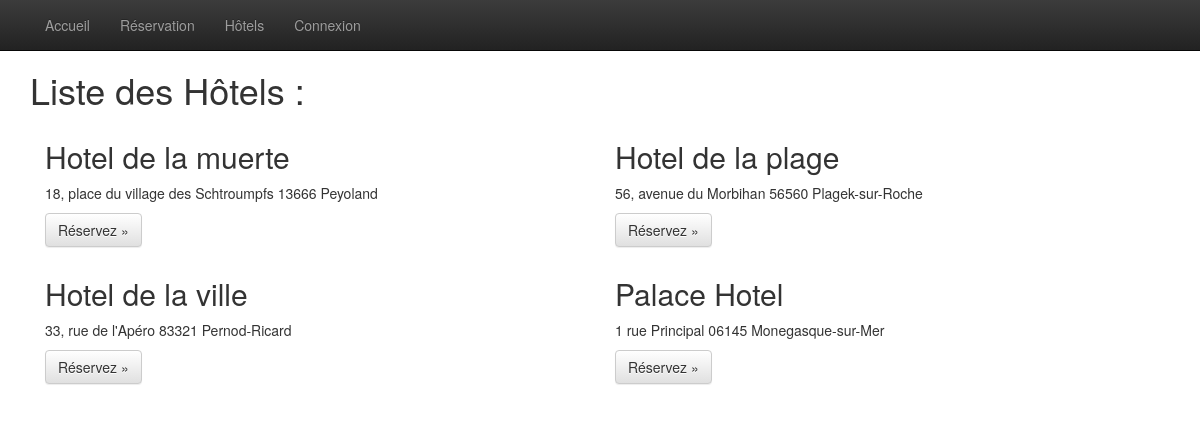
Page /hotels.php on the committed database.
### tables this page shows
CREATE TABLE `hostel` (
	`id` int(11) NOT NULL AUTO_INCREMENT,
	`name` VARCHAR(200) NOT NULL,
	`adresse` TEXT NOT NULL,
	PRIMARY KEY (`id`)
);

### process/processbooking.php (called while the page is built, shortened)
<?php
$booking = new bookit();
$hostels=$booking->getHostel();
?>

### class/bookit.class.php (called while the page is built, shortened)
<?php
class bookit{
	protected $_user ='root';
	protected $_pass ='';
	protected $_dbh;
	protected function _connex(){
		try {
		    $this->_dbh = new PDO('mysql:host=localhost;dbname=booking;charset=UTF8', $this->_user, $this->_pass, array(PDO::ATTR_PERSISTENT => true));
		} catch (PDOException $e) {
		    print "Erreur !: " . $e->getMessage() . "<br/>";
		    die();
		}
	}
	public function getHostel(){
		$stmt = $this->_dbh->prepare('SELECT id,name,adresse FROM hostel');
		$stmt->execute();
		$result = $stmt->fetchall(PDO::FETCH_ASSOC);
		return $result;
	}
}
?>

### hotels.php (the view, shortened to what this page needs)
<?php
require( __DIR__  .'/require/head.php');
?>
  </head>
  <body role="document">
<?php
require( __DIR__  .'/require/nav.php');
?>
    <div class="container" role="main">
      <div id="content" class="row" >
      <?php
          if (isset($hostels)){
            ?>
            <div class="col-md-12">
              <h1>Liste des Hôtels :</h1>
            <?php
              $html = '';
              foreach ($hostels as $key => $hostel) {
                $html .= '<div id="hotel_'.$hostel["id"].'" class="col-md-6"><h2>' . $hostel["name"] . '</h2>';
                $html .= '<p>' . $hostel["adresse"] . '</p>';
                $html .= '<p><a class="btn btn-default" href="./reservation.php?hotelnum='.$hostel["id"].'" role="button">Réservez »</a></p></div>';
              }
              echo $html;?>
            </div>
            <?php
          }
      ?>
      </div>
    </div>
  </body>
</html>

### require/head.php (shortened to what this page needs)
<?php
require(  __DIR__  .'/../class/bookit.class.php');
require(  __DIR__  .'/../process/processbooking.php');
?>
<!DOCTYPE html>
<html lang="fr">
  <head>
    <link href="//<? echo _DOCUMENT_URL_ ; ?>css/bootstrap.min.css" rel="stylesheet">
    <link href="//<? echo _DOCUMENT_URL_ ; ?>css/bootstrap-theme.min.css" rel="stylesheet">
    <link href="//<? echo _DOCUMENT_URL_ ; ?>css/theme.css" rel="stylesheet">

### require/nav.php (shortened to what this page needs)
<nav class="navbar navbar-inverse navbar-fixed-top">
  <div class="container">
    <div id="navbar" class="navbar-collapse collapse">
      <ul class="nav navbar-nav">
        <li><a href="//<? echo _DOCUMENT_URL_ ; ?>index.php">Accueil</a></li>
        <li><a href="//<? echo _DOCUMENT_URL_ ; ?>reservation.php">Réservation</a></li>
        <li><a href="//<? echo _DOCUMENT_URL_ ; ?>hotels.php">Hôtels</a></li>
      <?php
      if (empty($_SESSION['login'])){ ?>
        <li><a href="//<? echo _DOCUMENT_URL_ ; ?>connex.php">Connexion</a></li>
      <?php }else{ ?>
        <li><a href="//<? echo _DOCUMENT_URL_ ; ?>auth/deconnex.php">Déconnexion</a></li>
      <?php
      }
      ?>
      </ul>
    </div>
  </div>
</nav>

### css/theme.css (style rules this page uses)
body { padding-top: 50px; padding-bottom: 20px; }

### rows in the picture
hostel: name "Hotel de la muerte", adresse "18, place du village des Schtroumpfs 13666 Peyoland"
hostel: name "Hotel de la plage", adresse "56, avenue du Morbihan 56560 Plagek-sur-Roche"
hostel: name "Hotel de la ville", adresse "33, rue de l'Apéro 83321 Pernod-Ricard"
hostel: name "Palace Hotel", adresse "1 rue Principal 06145 Monegasque-sur-Mer"
